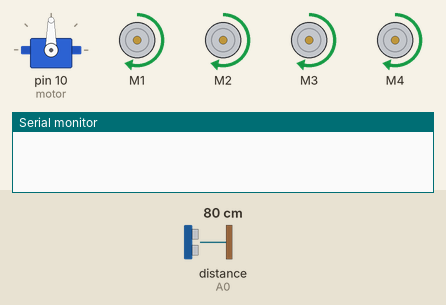
Recording of a sketch running on a simulated Arduino Uno, built with avr-gcc and run on an emulated ATmega328P. On the bench: servo, 4 × DC motor (green arrow = forward, orange = backward, longer = faster), the last lines printed to the serial monitor. Wiring (inferred from the names in the program): ultrasonic range finder: trigger A1; echo A0. Inputs (shaded band) come from the test bench; at power-on: distance to the obstacle (sensor on A0) 80 cm. The echo pulse lasts 58.3 µs per cm.

Above: at 1.2 s.
1.3 s: distance to the obstacle (sensor on A0) set to 34 cm
2.8 s: distance to the obstacle (sensor on A0) set to 30 cm
At 3.5 s:
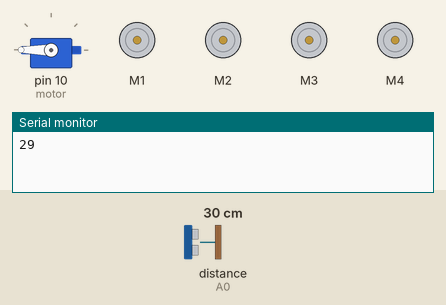
5.8 s: distance to the obstacle (sensor on A0) set to 35 cm
At 6.5 s:
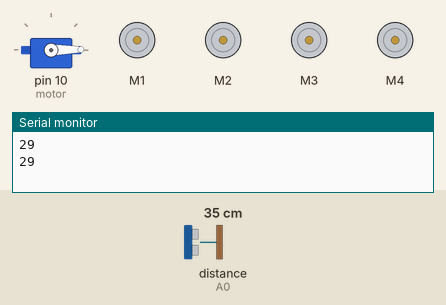
8.8 s: distance to the obstacle (sensor on A0) set to 2 cm
At 10.9 s:
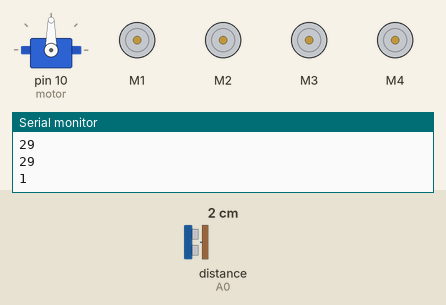
Timing chart, 0 to 12.8 s (numbered marks = the images above; inputs shaded):
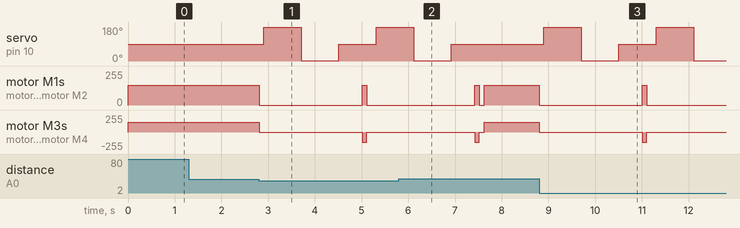

Measured:
- the behaviour switches between 32 and 31 cm on distance to the obstacle (sensor on A0) (found by bisection; images 0 and 1)
- after the input at 1.3 s, every drawn part: stays the same
- after the input at 2.8 s, servo on pin 10 (motor): 90° → 180° after 0.10 s, → 1° 0.80 s later, → 90° 0.80 s later, → 180° 0.80 s later; motor M1, motor M2: forward 150/255 → stopped at once, → forward 150/255 2.2 s later, → stopped 0.10 s later; motor M3, motor M4: forward 150/255 → stopped at once, → backward 150/255 2.2 s later, → stopped 0.10 s later
- after the input at 5.8 s, servo on pin 10 (motor): goes on until 6.9 s, then stays 90°
- after the input at 8.8 s, servo on pin 10 (motor): 90° → 180° after 0.10 s, → 1° 0.80 s later, → 90° 0.80 s later, → 180° 0.80 s later, … (5 changes in this stretch); motor M1: forward 150/255 → stopped at once, → forward 150/255 2.2 s later, → stopped 0.10 s later

The sketch:

ObstacleAvoidance.ino
```cpp
#include <Servo.h>
#include <AFMotor.h>

#define Echo A0
#define Trig A1
#define motor 10
#define Speed 150
#define spoint 90

char value;
int distance;
int Left;
int Right;
int L = 0;
int R = 0;
int L1 = 0;
int R1 = 0;

Servo servo;
AF_DCMotor M1(1);
AF_DCMotor M2(2);
AF_DCMotor M3(3);
AF_DCMotor M4(4);

void setup() {
  Serial.begin(9600);
  pinMode(Trig, OUTPUT);
  pinMode(Echo, INPUT);
  servo.attach(motor);
  M1.setSpeed(Speed);
  M2.setSpeed(Speed);
  M3.setSpeed(Speed);
  M4.setSpeed(Speed);
}
void loop()
{
  Obstacle();
}

void Obstacle()
{
  distance = ultrasonic();
  if( distance <= 30)
  {
    Serial.println(distance);
    Stop();
    delay(100);
    L = leftsee();
    servo.write(spoint);
    R = rightsee();
    servo.write(spoint);
    delay(500);
    if (L < R)
    {
      right();
      delay(500);// 700 delay is the exactly 90 degree turn
      Stop();
      delay(100);
    }
    else if (L > R)
    {
      left();
      delay(500);
      Stop();
      delay(100);
    }
    else
    {
      left();
      delay(100);
      Stop();
      delay(100);
    }
  }
  else
  {
    forward();
  }

}
int ultrasonic() {
  digitalWrite(Trig, LOW);
  delayMicroseconds(4);
  digitalWrite(Trig, HIGH);
  delayMicroseconds(10);
  digitalWrite(Trig, LOW);
  long t = pulseIn(Echo, HIGH);
  long cm = t / 29 / 2;
  return cm;
}

void forward() {
  M1.run(FORWARD);
  M2.run(FORWARD);
  M3.run(FORWARD);
  M4.run(FORWARD);
}
void backward() {
  M1.run(BACKWARD);
  M2.run(BACKWARD);
  M3.run(BACKWARD);
  M4.run(BACKWARD);
}
void right() {
  M1.run(BACKWARD);
  M2.run(BACKWARD);
  M3.run(FORWARD);
  M4.run(FORWARD);
}
void left() {
  M1.run(FORWARD);
  M2.run(FORWARD);
  M3.run(BACKWARD);
  M4.run(BACKWARD);
}
void Stop() {
  M1.run(RELEASE);
  M2.run(RELEASE);
  M3.run(RELEASE);
  M4.run(RELEASE);
}
int rightsee() {
  servo.write(1);
  delay(800);
  Left = ultrasonic();
  return Left;
}

int leftsee() {
  servo.write(180);
  delay(800);
  Right = ultrasonic();
  return Right;
}
```
